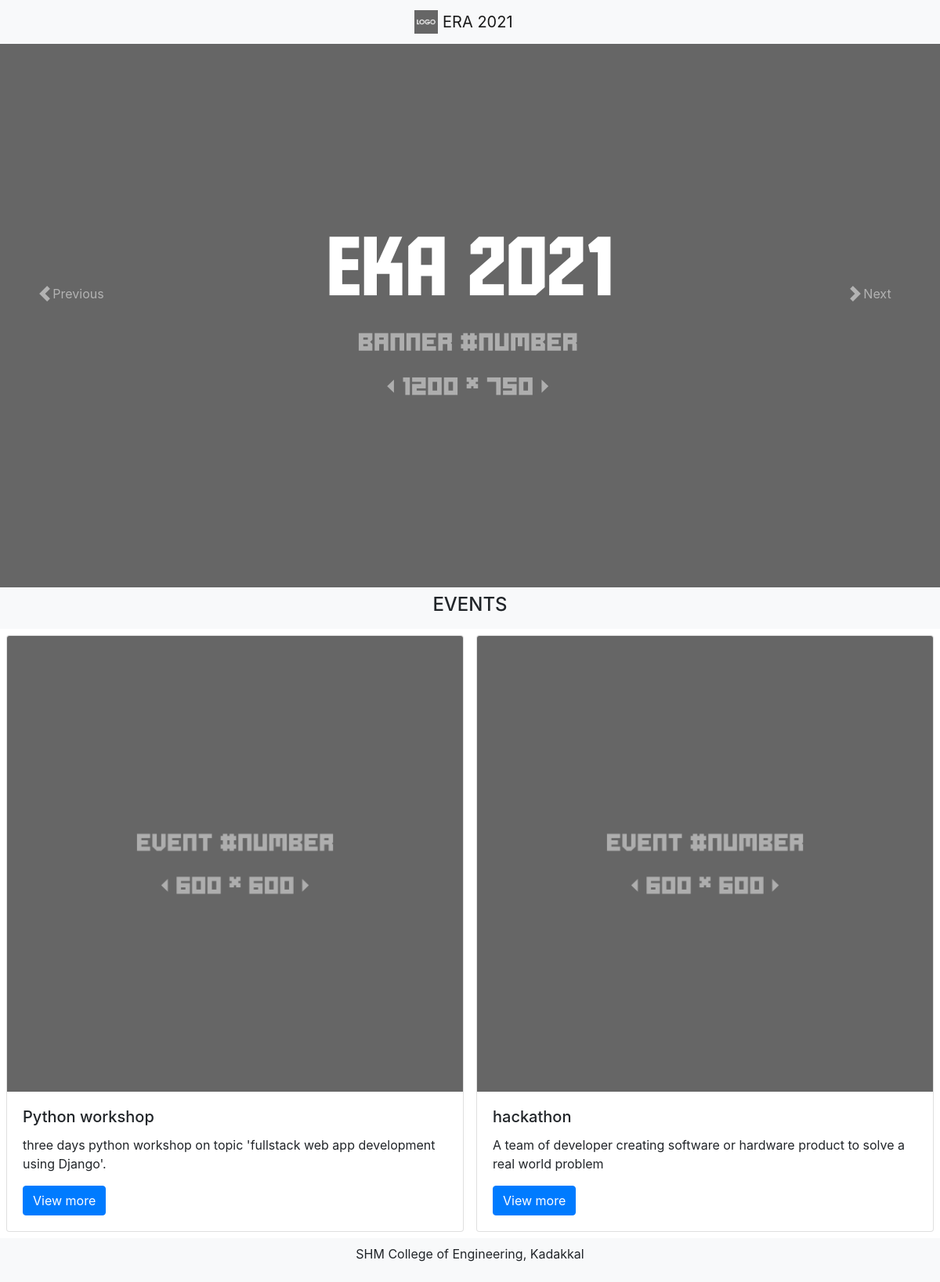
The page / on the database its author committed.
### programs/models.py (models this page shows, shortened)
class Festevent(models.Model):
    name=models.CharField(max_length=55)
    details=models.TextField(max_length=None)
    banner=models.ImageField(upload_to='images/')
    contact=models.CharField(max_length=10)
    no_of_seats=models.IntegerField(blank=True)
    event_date=models.DateField(default=timezone.now)
    event_time=models.TimeField(default=timezone.now)
    isCompatition=models.BooleanField(default=False)
    first_price=models.FloatField(blank=True, null=True)
    second_price=models.FloatField(blank=True, null=True)
    third_price=models.FloatField(blank=True, null=True)
    isGroup=models.BooleanField(default=False)
    max_members=models.IntegerField(blank=True, null=True)
    min_members=models.IntegerField(blank=True, null=True)

### programs/views.py (the view)
# urls.py: path('', index, name="home"),
def index(request):
    allevents = Festevent.objects.all()
    context={'allevents':allevents}
    return render(request, 'index.html', context)

### programs/templates/index.html (shortened to what this page needs)
{% load static %}
<!doctype html>
<html lang="en">
<head>
    <link rel="stylesheet" href="https://maxcdn.bootstrapcdn.com/bootstrap/4.0.0/css/bootstrap.min.css"
>
</head>
<body>
    <header>
        <div class="containerfluid bg-secondary">
            <nav class="navbar navbar-light bg-light fixed-top justify-content-center">
                <div class="row">
                    <a class="navbar-brand" href="#">
                        <img src="{% static 'logo.png' %}" width="30" height="30" class="d-inline-block align-top" alt="">
                        ERA 2021
                    </a>
                </div>
            </nav>
        </div>
    </header>
    <section>
        <div class="container-fluid" style="padding: 0px;">
            <div id="carouselExampleFade" class="carousel slide carousel-fade" data-bs-ride="carousel">
                <div class="carousel-inner">
                    <div class="carousel-item active">
                        <img src="{% static 'banner.png' %}" class="d-block w-100" alt="...">
                    </div>
                </div>
                <a class="carousel-control-prev" href="#carouselExampleFade" role="button" data-bs-slide="prev">
                    <span class="carousel-control-prev-icon" aria-hidden="true"></span>
                    <span class="visually-hidden">Previous</span>
                </a>
                <a class="carousel-control-next" href="#carouselExampleFade" role="button" data-bs-slide="next">
                    <span class="carousel-control-next-icon" aria-hidden="true"></span>
                    <span class="visually-hidden">Next</span>
                </a>
            </div>
        </div>
        <div class="container-fluid bg-light p-2">
            <h4 class="text-center display-5">EVENTS</h4>
        </div>
    </section>
    <section>
        <div class="container-fluid">
            <div class="row align-items-center">
            {% if allevents %}
                {% for event in allevents %}
                <div class="col-sm-6 p-2">
                    <div class="card">
                        <a href="event/{{ event.id }}/">
                            <img src="{{ event.banner.url }}" class="card-img-top" alt="...">
                        </a>
                        <div class="card-body">
                            <h5 class="card-title">{{event.name}}</h5>
                            <p class="card-text">{{event.details}}</p>
                            <a href="event/{{ event.id }}/" class="btn btn-primary">View more</a>
                        </div>
                    </div>
                </div>
                {% endfor %}
            {% else %}
            <p>
                No events available
            </p>
            {% endif %}
            </div>
        </div>
    </section>
    <footer>
        <div class="container-fluid bg-light p-2 align-items-center">
            <center>
                <p> SHM College of Engineering, Kadakkal</p>
            </center>
        </div>
    </footer>
</body>
</html>

### rows shown on the page
Festevent: banner (picture), name "Python workshop", details "three days python workshop on topic 'fullstack web app development using Django'."
Festevent: banner (picture), name "hackathon", details "A team of developer creating software or hardware product to solve a real world problem"
